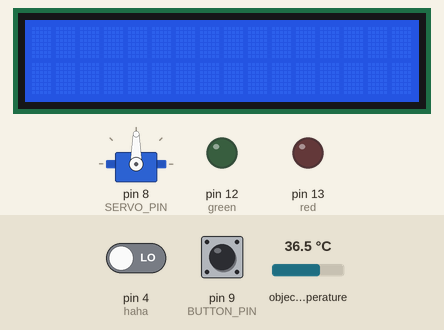
Simulated run of this sketch. Board: Arduino Uno, built with avr-gcc and run on an emulated ATmega328P. Parts: servo, 16×2 character LCD, output pins drawn as LEDs (lit = HIGH). Inputs (shaded band) come from the test bench; at power-on: pin 4 (haha) LOW, pin 9 (BUTTON_PIN) HIGH, object temperature 36.5 °C. What the sketch prints to the serial monitor is not drawn.

Above: at 1.2 s.
1.3 s: pin 4 (haha) driven HIGH
At 2.3 s:
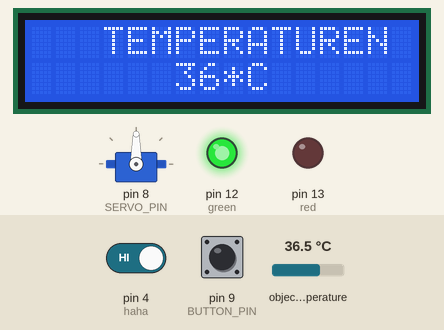
At 5.3 s:
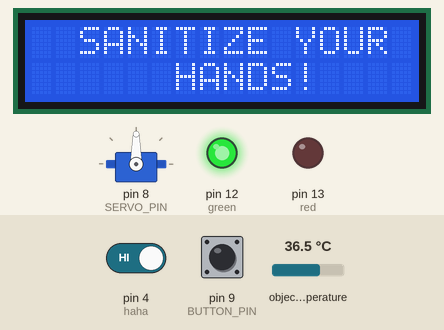
Timing chart, 0 to 39.7 s (numbered marks = the images above; inputs shaded):
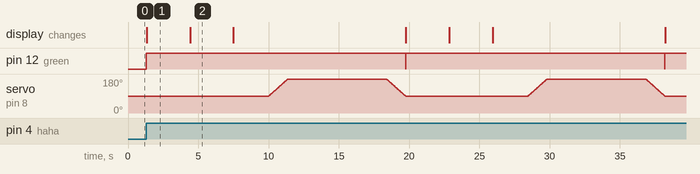

The sketch:

LOGESHWARAN_M.ino
```cpp
//Designing an Automatic Contactless Door with Temperature Detection and Sanitation System for Covid-19
//LOGESHWARAN M

#include <LiquidCrystal_I2C.h>
#include <Servo.h>
#include <Wire.h>
#include <Adafruit_MLX90614.h>

Adafruit_MLX90614 mlx = Adafruit_MLX90614();
LiquidCrystal_I2C lcd(0x27,16,2);

const int BUTTON_PIN = 9;
const int SERVO_PIN  = 8;

int angle = 0;
int lastButtonState;
int currentButtonState;

Servo myservo1;

#define red 13
#define green 12
#define haha 4
int pos1;

void setup() {
  Serial.begin(9600);

  pinMode(BUTTON_PIN, INPUT_PULLUP);
  myservo1.attach(SERVO_PIN);
  myservo1.write(angle);
  currentButtonState = digitalRead(BUTTON_PIN);

  pinMode(red,OUTPUT);
  pinMode(green,OUTPUT);
  pinMode(haha,INPUT);

  myservo1.attach(8);
  myservo1.write(90);
  mlx.begin();

  lcd.init();
  lcd.backlight();
}

void loop() {

        int montion = digitalRead(haha);

        if(montion == 1){

          Serial.print("made");
          Serial.print("\n");

          lcd.setCursor(3,0);
          lcd.print("NO DETECTION");
          covid();
          }
}

void covid(){
   int temp_obj = mlx.readObjectTempC();
   Serial.print(temp_obj);

          if(temp_obj < 31){
           lcd.setCursor(3,0);
           lcd.print("NO DETECTION");
           lcd.setCursor(0,1);
           lcd.clear();
          }

          if(temp_obj > 30 && temp_obj <38){
           digitalWrite(green,HIGH);
           lcd.setCursor(3,0);
           lcd.print("TEMPERATURE");
           lcd.setCursor(6,1);
           lcd.print(temp_obj);
           lcd.setCursor(8,1);
           lcd.print("*C");
           delay(3000);
           lcd.begin(16, 2);
           lcd.clear();

           lcd.setCursor(2,0);
           lcd.print("SANITIZE YOUR");
           lcd.setCursor(6,1);
           lcd.print("HANDS!");
           delay(3000);

           lcd.begin(16, 2);
           lcd.clear();

           lcd.setCursor(5,0);
           lcd.print("GO IN!");
           lcd.setCursor(0,1);
           lcd.print("YOU ARE WELCOME!");
           delay(2500);

           for(pos1 = 90; pos1 <= 180; pos1 += 1)
          {
            myservo1.write(pos1);
            delay(15);
          }
            delay(7000);

           for(pos1 = 180; pos1>=90; pos1 -=1)
           {
            myservo1.write(pos1);
            delay(15);
           }

  digitalWrite(green,LOW);
          }
          if(temp_obj>37)
          {
            digitalWrite(red,HIGH);
            lcd.setCursor(0,0);
            lcd.print("TEMPERATURE:");
            lcd.setCursor(13,0);
            lcd.print(temp_obj);
            lcd.setCursor(15,0);
            lcd.print("*C");
            lcd.setCursor(5,1);
            lcd.print("KEEP OUT");
            delay(500);
  }
  digitalWrite(red,LOW);
lastButtonState    = currentButtonState;
  currentButtonState = digitalRead(BUTTON_PIN);

  if(lastButtonState == HIGH && currentButtonState == LOW) {

    if(angle == 90)
      angle = 0;
    myservo1.write(angle);
  }

if(lastButtonState == LOW && currentButtonState == HIGH) {
    if(angle == 0)
      angle = 90;
      delay(5000);
    myservo1.write(angle);
  }
}
```

Measured:
- what the display in image 1 shows lasts 3.1 s, from 1.3 s to 4.4 s
